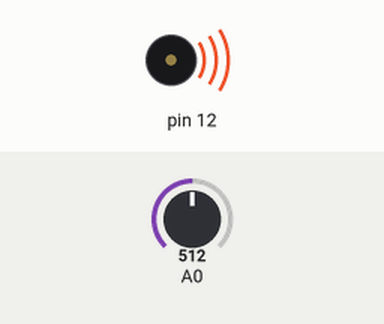
Simulated run of this sketch. Board: Arduino Uno, built with avr-gcc and run on an emulated ATmega328P. On the bench: buzzer (waves = sounding). The test bench sets the inputs (shaded band); at power-on: A0 = 512.

Above: at 0.05 s.
Timing chart, 0 to 3.0 s (numbered marks = the images above):
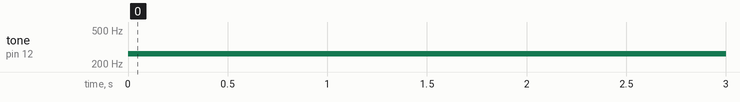

The sketch:

sample6_11.ino
```cpp
#define DUR 200   // 소리의 길이

float Vcc=5.0;    // 거리 센서 외부 전원
// 음계 주파수(Hz) 도레미...
int fq[]={262,294,330,349,392,440,494,523};

void telmin(int dist) {     // 테르민
  int i=dist/10; if(i>7) i=7;
  tone(12,fq[i],DUR);  // D12와 GND에 꽂은 압전 스피커
  delay(DUR);
}

void setup() { }

void loop() {
 float Vout = Vcc*analogRead(0)/1023; // A0에서 출력되는 전압
 float cm = 26.549*pow(Vout,-1.2091);
 telmin((int)cm);
}
```

Measured:
- by itself, tone on pin 12: silent → 262 Hz at 0.00 s
